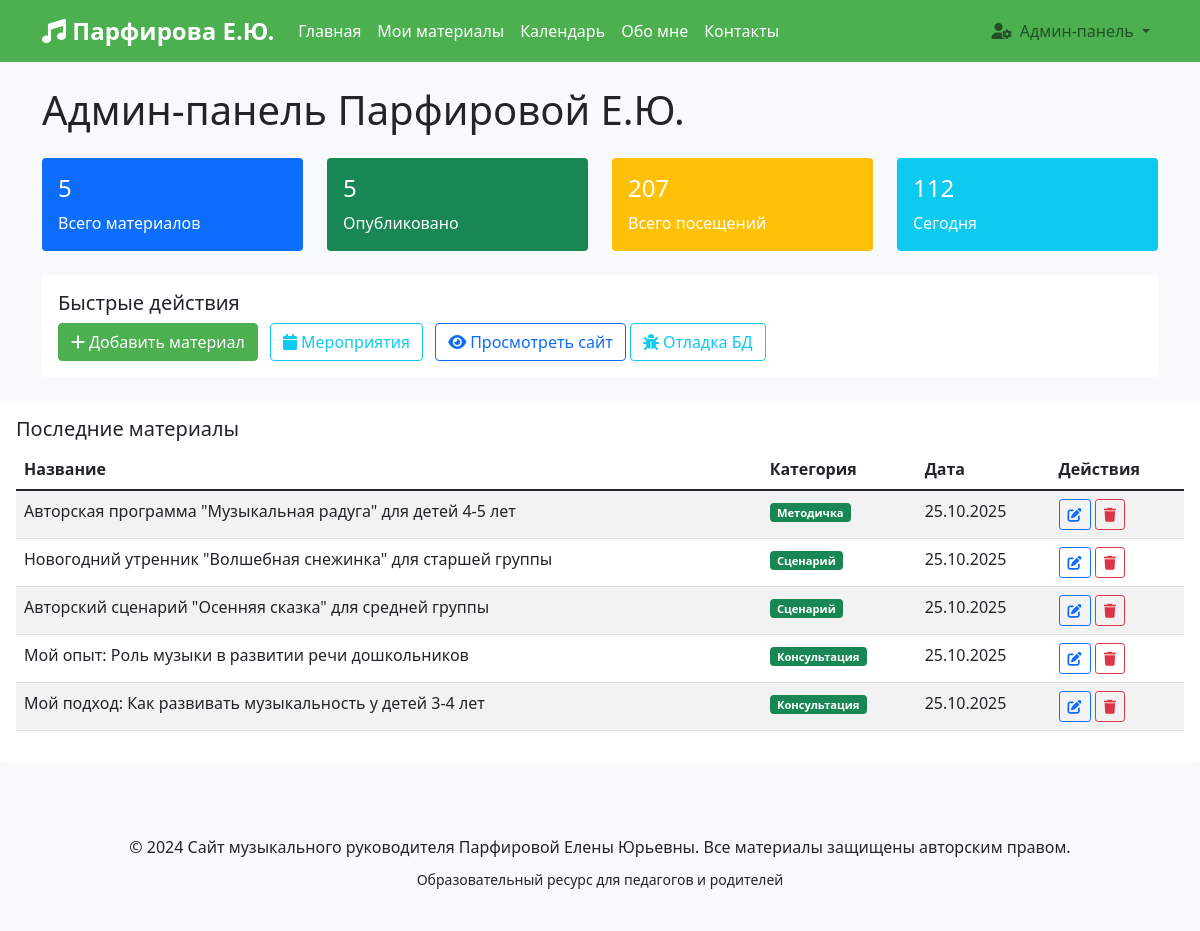
Page /admin (signed in) on the earlier database version.
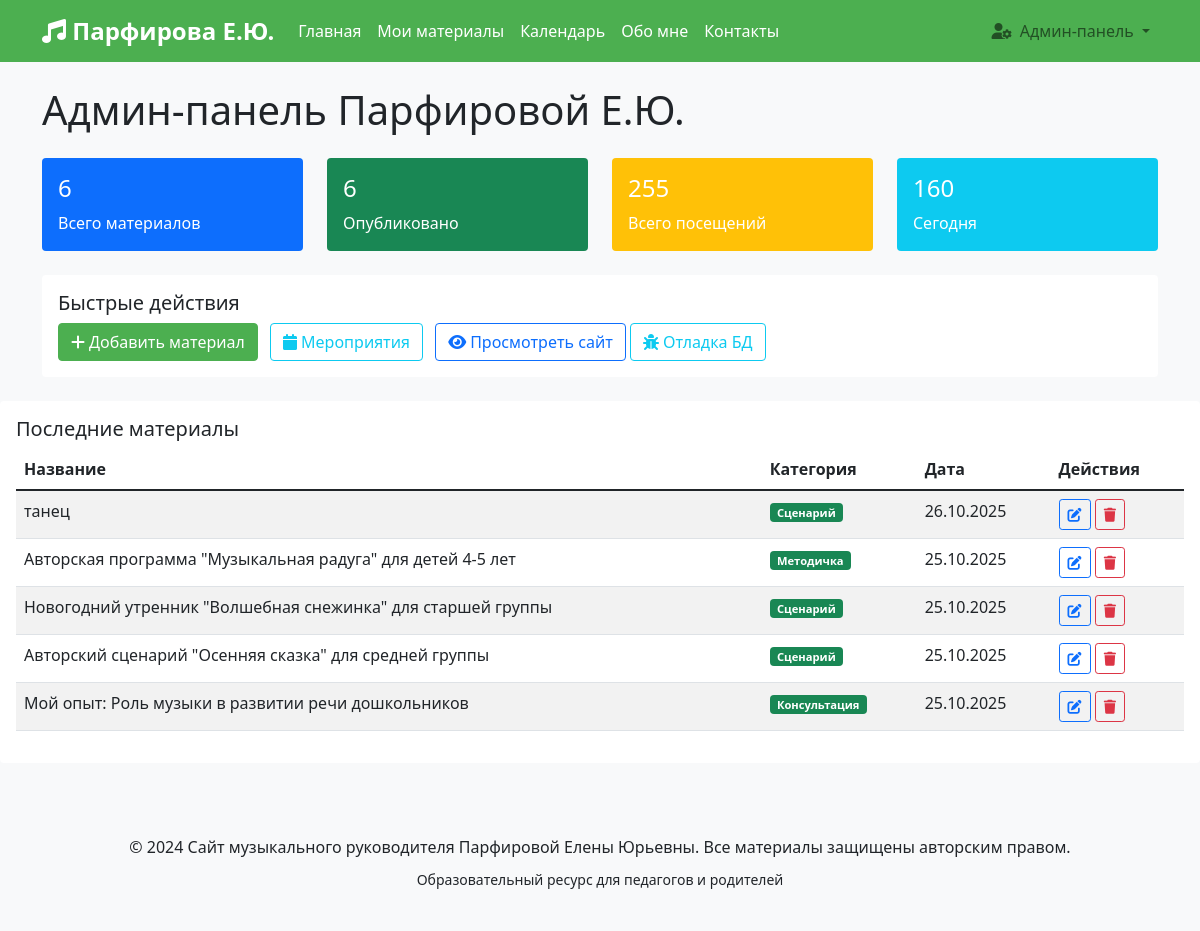
Same page on the later database version.
### models.py (models this page shows)
class Material(db.Model):
    id = db.Column(db.Integer, primary_key=True)
    title = db.Column(db.String(200), nullable=False)
    content = db.Column(db.Text, nullable=False)
    category = db.Column(db.String(50), nullable=False)
    target_audience = db.Column(db.String(50), nullable=False)
    created_date = db.Column(db.DateTime, nullable=False, default=lambda: datetime.now(timezone.utc))
    file_path = db.Column(db.String(300))
    is_published = db.Column(db.Boolean, default=True)

### app.py (the view)
@app.route('/admin')
@login_required
def admin_dashboard():
    stats = {
        'total_materials': Material.query.count(),
        'published_materials': Material.query.filter_by(is_published=True).count(),
        'total_visits': PageVisit.query.count(),
        'recent_visits': PageVisit.query.filter(
            PageVisit.visit_date >= datetime.now(timezone.utc).date()
        ).count()
    }
    recent_materials = Material.query.order_by(Material.created_date.desc()).limit(5).all()
    return render_template('admin/dashboard.html', stats=stats, recent_materials=recent_materials)

### app.py (called while the page is built)
@login_manager.user_loader
def load_user(user_id):
    return db.session.get(User, int(user_id))

### templates/admin/dashboard.html (shortened to what the changed rows need)
{% extends "base.html" %}
{% block content %}
<div class="container mt-4">
    <h1 class="mb-4">Админ-панель Парфировой Е.Ю.</h1>
    <div class="row mb-4">
        <div class="col-md-3">
            <div class="card text-white bg-primary">
                <div class="card-body">
                    <h4>{{ stats.total_materials }}</h4>
                    <p class="mb-0">Всего материалов</p>
                </div>
            </div>
        </div>
        <div class="col-md-3">
            <div class="card text-white bg-success">
                <div class="card-body">
                    <h4>{{ stats.published_materials }}</h4>
                    <p class="mb-0">Опубликовано</p>
                </div>
            </div>
        </div>
        <div class="col-md-3">
            <div class="card text-white bg-warning">
                <div class="card-body">
                    <h4>{{ stats.total_visits }}</h4>
                    <p class="mb-0">Всего посещений</p>
                </div>
            </div>
        </div>
        <div class="col-md-3">
            <div class="card text-white bg-info">
                <div class="card-body">
                    <h4>{{ stats.recent_visits }}</h4>
                    <p class="mb-0">Сегодня</p>
                </div>
            </div>
        </div>
    </div>
</div>
<div class="card">
    <div class="card-body">
        <div class="table-responsive">
            <table class="table table-striped">
                <thead>
                    <tr>
                        <th>Название</th>
                        <th>Категория</th>
                        <th>Дата</th>
                        <th>Действия</th>
                    </tr>
                </thead>
                <tbody>
                    {% for material in recent_materials %}
                    <tr>
                        <td>{{ material.title }}</td>
                        <td>
                            <span class="badge bg-success">
                                {% if material.category == 'consultation' %}Консультация
                                {% elif material.category == 'scenario' %}Сценарий
                                {% elif material.category == 'methodical' %}Методичка
                                {% else %}Статья{% endif %}
                            </span>
                        </td>
                        <td>{{ material.created_date.strftime('%d.%m.%Y') }}</td>
                        <td>
                            <a href="{{ url_for('edit_material', material_id=material.id) }}"
                                class="btn btn-sm btn-outline-primary">
                                <i class="fas fa-edit"></i>
                            </a>
                            <a href="{{ url_for('delete_material', material_id=material.id) }}"
                                class="btn btn-sm btn-outline-danger" onclick="return confirm('Удалить материал?')">
                                <i class="fas fa-trash"></i>
                            </a>
                        </td>
                    </tr>
                    {% endfor %}
                </tbody>
            </table>
        </div>
    </div>
</div>
{% endblock %}

Differences in the rows shown:
no longer on this page (row unchanged): Material: title "Мой подход: Как развивать музыкальность у детей 3-4 лет", category "Консультация", created_date "25.10.2025"
added Material: title "танец", category "Сценарий", created_date "26.10.2025"
Other differences:
{{ stats.total_materials }}: "5" → "6"
{{ stats.published_materials }}: "5" → "6"
{{ stats.total_visits }}: "207" → "255"
{{ stats.recent_visits }}: "112" → "160"
